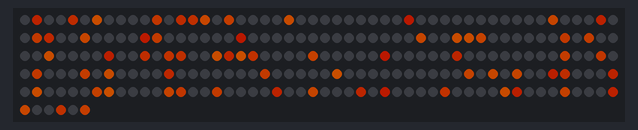
This program was run on a simulated Raspberry Pi Pico running CircuitPython. Parts: 256 RGB LEDs in strip order, left to right, continuing on the next row. Dim RGB values are drawn brighter than linear; random numbers come from a fixed seed; what the program prints to the serial console is not drawn.

Above: at 0.46 s.
At 3.86 s:
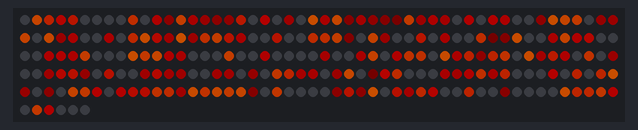
At 7.57 s:
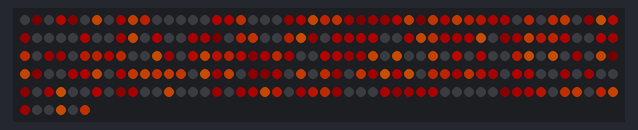
At 15.0 s:
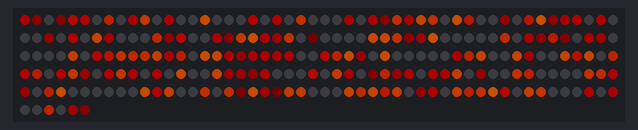
At 22.42 s:
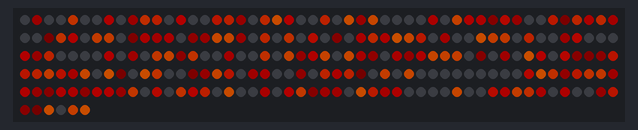
At 29.84 s:
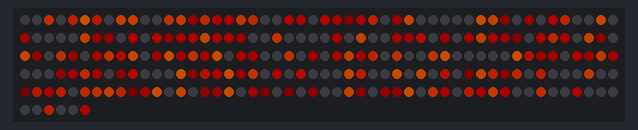

The program:

fire_with_ulab.py
```python
# fire_with_ulab.py  -- simple Neopixel fire animation using ulab (numpy)
# 10 Oct 2022 - @todbot / Tod Kurt
# part of https://github.com/todbot/circuitpython_led_effects

import time, random
import board, neopixel
from ulab import numpy as np

num_leds = 256  # 256 even though we're only showing 64
led_pin = board.GP28

leds = neopixel.NeoPixel(led_pin, num_leds, brightness=0.4, auto_write=False)
leds_np = np.array(leds, dtype=np.int16)  # numpy working copy of LED data

fade_by = np.array( (-3,-3,-3), dtype=np.int16 )  # amount to fade by

fire_color = 0xff6600

while True:
    # pick a new random set of LEDs to light up with fire
    c = fire_color
    c = (c>>16 & 0xff, c>>8 & 0xff, c & 0xff)  # turn into tuple
    for i in range(3):
        leds_np[ random.randint(0,num_leds-1) ] = c

    start_time = time.monotonic()

    # fade down all LEDs, using numpy,  takes 4 msec for 256 LEDs on RP2040
    leds_np += fade_by         # fade down the working numpy array
    leds_np = np.clip(leds_np, 0,255)  # constrain everyting to 0-255
    leds[:] = leds_np.tolist()  # copy working array to leds

    elapsed_time = time.monotonic() - start_time
    print(int(elapsed_time*1000))  # print out how long calculation took

    # update the strip
    leds.show()
```
